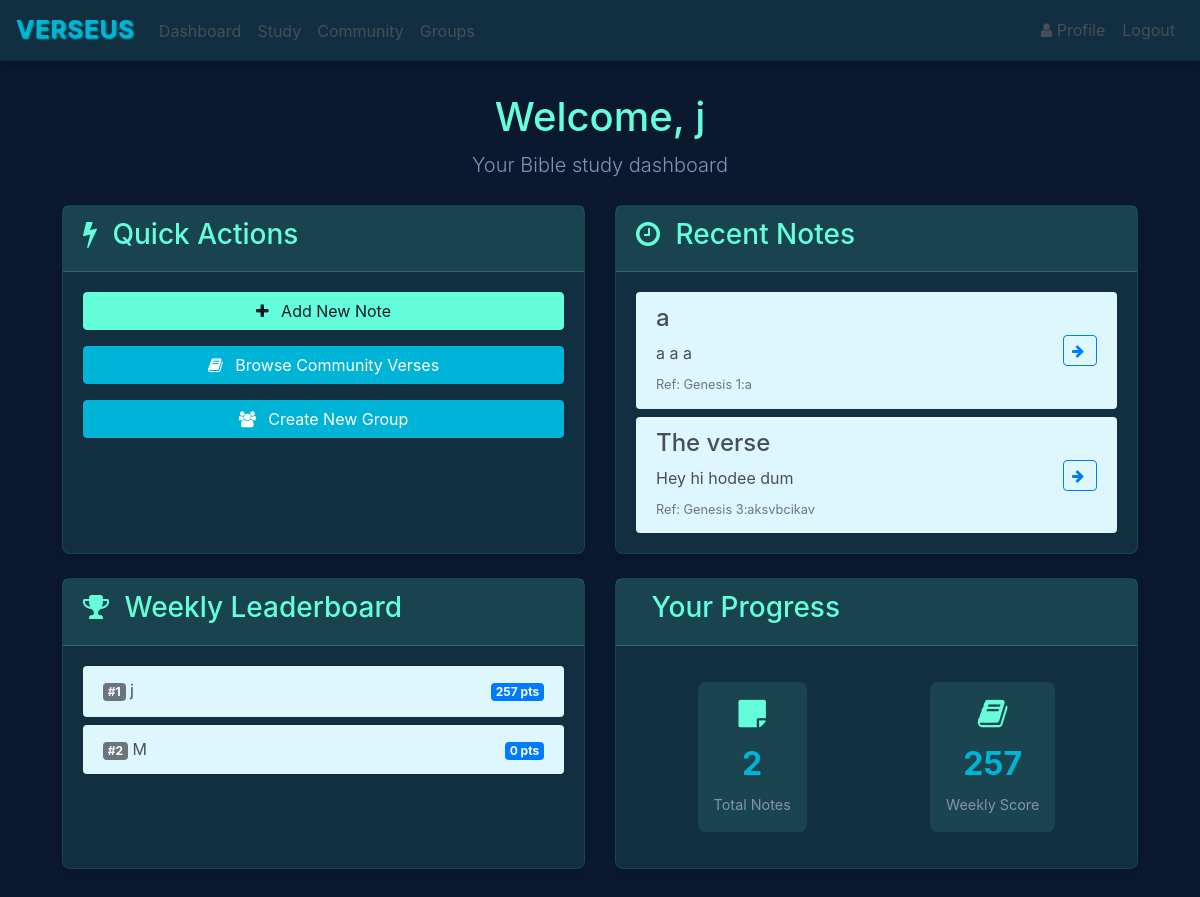
Screenshot of /home (signed in) with the database file from the repository.
### website/models.py (models this page shows)
class User(db.Model, UserMixin):
    id = db.Column(db.Integer, primary_key=True)
    email = db.Column(db.String(150), unique=True)
    first_name = db.Column(db.String(150))
    password = db.Column(db.String(150))
    score = db.Column(db.Integer)
    role = db.Column(Enum(UserRole), default=UserRole.USER)
    weekly_score = db.Column(db.Integer, default=0)
    notes = db.relationship('Note')
    groups = db.relationship('Group', secondary='user_groups_association', back_populates='members')
    lifetime_score = db.Column(db.Integer, default=0)

class Note(db.Model):
    id = db.Column(db.Integer, primary_key=True)
    title = db.Column(db.String(100), default="Untitled Verse")
    data = db.Column(db.String(500))
    date = db.Column(db.DateTime(timezone=True), default=func.now())
    user_id = db.Column(db.Integer, db.ForeignKey('user.id'))
    data_blanked = db.Column(db.String(500))
    ref = db.Column(JSON)
    word_blank_positions = db.Column(JSON)
    completions = db.Column(db.Integer, default=0)

### website/views.py (the view)
@views.route('/home', methods=['GET'])
@login_required
def home():
    books_of_the_bible = [
    "Genesis", "Exodus", "Leviticus", "Numbers", "Deuteronomy",
    "Joshua", "Judges", "Ruth", "1 Samuel", "2 Samuel",
    "1 Kings", "2 Kings", "1 Chronicles", "2 Chronicles", "Ezra",
    "Nehemiah", "Esther", "Job", "Psalms", "Proverbs",
    "Ecclesiastes", "Song of Solomon", "Isaiah", "Jeremiah", "Lamentations",
    "Ezekiel", "Daniel", "Hosea", "Joel", "Amos",
    "Obadiah", "Jonah", "Micah", "Nahum", "Habakkuk",
    "Zephaniah", "Haggai", "Zechariah", "Malachi",
    "Matthew", "Mark", "Luke", "John", "Acts",
    "Romans", "1 Corinthians", "2 Corinthians", "Galatians", "Ephesians",
    "Philippians", "Colossians", "1 Thessalonians", "2 Thessalonians", "1 Timothy",
    "2 Timothy", "Titus", "Philemon", "Hebrews", "James",
    "1 Peter", "2 Peter", "1 John", "2 John", "3 John",
    "Jude", "Revelation"]
    users = User.query.with_entities(User.first_name, User.weekly_score).order_by(User.weekly_score.desc()).limit(10).all()
    return render_template("home.html", user=current_user, books=books_of_the_bible, users=users)

### website/templates/home.html (shortened to what this page needs)
{% extends "base.html" %}
{% block content %}
<div class="dashboard-header mb-4">
    <h1>Welcome, {{ user.first_name }}</h1>
    <p class="lead">Your Bible study dashboard</p>
</div>
<div class="row">
    <div class="col-md-6 mb-4">
        <div class="card h-100">
            <div class="card-header">
                <h3><i class="fa fa-bolt"></i> Quick Actions</h3>
            </div>
            <div class="card-body">
                <div class="d-flex flex-column">
                    <a href="/add-note" class="btn btn-success mb-3">
                        <i class="fa fa-plus"></i> Add New Note
                    </a>
                    <a href="/community" class="btn btn-primary mb-3">
                        <i class="fa fa-book"></i> Browse Community Verses
                    </a>
                    <a href="/create-group" class="btn btn-primary mb-3">
                        <i class="fa fa-users"></i> Create New Group
                    </a>
                </div>
            </div>
        </div>
    </div>
    <div class="col-md-6 mb-4">
        <div class="card h-100">
            <div class="card-header">
                <h3><i class="fa fa-clock-o"></i> Recent Notes</h3>
            </div>
            <div class="card-body">
                {% if user.notes %}
                <div class="list-group list-group-flush">
                    {% for note in (user.notes | sort(attribute='date', reverse=true))[:3] %}
                    <div class="list-group-item">
                        <div class="d-flex justify-content-between align-items-center">
                            <div class="note-content">
                                <h4 class="verse-title">{{ note.title }}</h4>
                                <div class="note-text">{{ note.data[:50] }}{% if note.data|length > 50 %}...{% endif %}
                                </div>
                                <small class="text-muted">Ref: {{ note.ref }}</small>
                            </div>
                            <div class="note-actions">
                                <a href="/verses/{{ note.id }}" class="btn btn-sm btn-outline-primary">
                                    <i class="fa fa-arrow-right"></i>
                                </a>
                            </div>
                        </div>
                    </div>
                    {% endfor %}
                </div>
                {% else %}
                <p class="text-muted">No notes yet. Start by adding a new note!</p>
                {% endif %}
            </div>
        </div>
    </div>
    <div class="col-md-6 mb-4">
        <div class="card h-100">
            <div class="card-header">
                <h3><i class="fa fa-trophy"></i> Weekly Leaderboard</h3>
            </div>
            <div class="card-body">
                {% if users %}
                <div class="list-group list-group-flush leaderboard-list">
                    {% for user in users %}
                    <div class="list-group-item">
                        <div class="d-flex justify-content-between align-items-center">
                            <div class="user-info">
                                <span class="badge bg-secondary me-2">#{{ loop.index }}</span>
                                {{ user.first_name }}
                            </div>
                            <div class="score">
                                <span class="badge bg-primary">{{ user.weekly_score }} pts</span>
                            </div>
                        </div>
                    </div>
                    {% endfor %}
                </div>
                {% else %}
                <p class="text-muted">No users have scored points yet this week!</p>
                {% endif %}
            </div>
        </div>
    </div>
    <div class="col-md-6 mb-4">
        <div class="card h-100">
            <div class="card-header">
                <h3> Your Progress</h3>
            </div>
            <div class="card-body">
                <div class="stats-container">
                    <div class="stat-item">
                        <i class="fa fa-sticky-note"></i>
                        <div class="stat-value">{{ user.notes|length }}</div>
                        <div class="stat-label">Total Notes</div>
                    </div>
                    <div class="stat-item">
                        <i class="fa fa-book"></i>
                        <div class="stat-value">{{ user.weekly_score }}</div>
                        <div class="stat-label">Weekly Score</div>
                    </div>
                </div>
            </div>
        </div>
    </div>
</div>
{% endblock %}

### website/static/styles.css (style rules this page uses)
:root { --primary-dark: #0a192f; --secondary-dark: #112f40; --accent-green: #64ffda; --accent-blue: #00b4d8; --text-primary: #484e57; --text-light: #ffffff; --text-secondary: #8892b0; --danger: #ff6b6b; --success: #4caf50; --cream: #ddf7fd; }
body { background-color: var(--primary-dark); color: var(--text-primary); font-family: 'Inter', -apple-system, BlinkMacSystemFont, 'Segoe UI', Roboto, Oxygen, Ubuntu, Cantarell, sans-serif; line-height: 1.6; margin: 0; padding: 0; min-height: 100vh; }
.card { background-color: var(--secondary-dark); border: 1px solid rgba(100, 255, 218, 0.1); border-radius: 8px; box-shadow: 0 4px 6px rgba(0, 0, 0, 0.1); transition: transform 0.3s ease, box-shadow 0.3s ease; }
.card-header { background-color: rgba(100, 255, 218, 0.1); border-bottom: 1px solid rgba(100, 255, 218, 0.2); color: var(--accent-green); }
.btn { border-radius: 4px; transition: all 0.3s ease; }
.btn-primary { background-color: var(--accent-blue); border-color: var(--accent-blue); }
.btn-success { background-color: var(--accent-green); border-color: var(--accent-green); color: var(--primary-dark); }
.btn-outline-primary i.fa { margin-right: 4px; }
.btn-outline-primary i.fa-arrow-right { transition: transform 0.3s ease; }
a { color: var(--accent-blue); text-decoration: none; transition: color 0.3s ease; }
.note-content { flex: 1; min-width: 0; margin-right: 1rem; }
.note-text { word-wrap: break-word; margin-bottom: 0.25rem; }
.note-actions { display: flex; align-items: center; flex-shrink: 0; }
.list-group-item { background-color: var(--cream); border-color: rgba(100, 255, 218, 0.1); margin-bottom: 0.5rem; border-radius: 4px !important; }
.list-group-item:last-child { margin-bottom: 0; }
.dashboard-header { text-align: center; margin-bottom: 2rem; }
.dashboard-header h1 { color: var(--accent-green); margin-bottom: 0.5rem; }
.dashboard-header .lead { color: var(--text-secondary); }
.card-header h3 i { margin-right: 0.5rem; color: var(--accent-green); }
.stats-container { display: flex; justify-content: space-around; align-items: center; padding: 1rem 0; }
.stat-item { text-align: center; padding: 1rem; border-radius: 8px; background-color: rgba(100, 255, 218, 0.1); transition: transform 0.3s ease; }
.stat-item i { font-size: 2rem; color: var(--accent-green); margin-bottom: 0.5rem; }
.stat-value { font-size: 2rem; font-weight: bold; color: var(--accent-blue); margin-bottom: 0.25rem; }
.stat-label { color: var(--text-secondary); font-size: 0.9rem; }
.btn i { margin-right: 0.5rem; }
.leaderboard-list { max-height: 300px; overflow-y: auto; scrollbar-width: thin; scrollbar-color: var(--accent-blue) var(--primary-dark); }
.badge { color: #ffffff; }

### rows the page displays
User: first_name "j", weekly_score "257"
Note: title "a", data "a a a", ref "Genesis 1:a"
Note: title "The verse", data "Hey hi hodee dum", ref "Genesis 3:aksvbcikav"

### other values shown
{{ user.first_name }} "M"
{{ user.weekly_score }} "0"
{{ user.notes|length }} "2"
